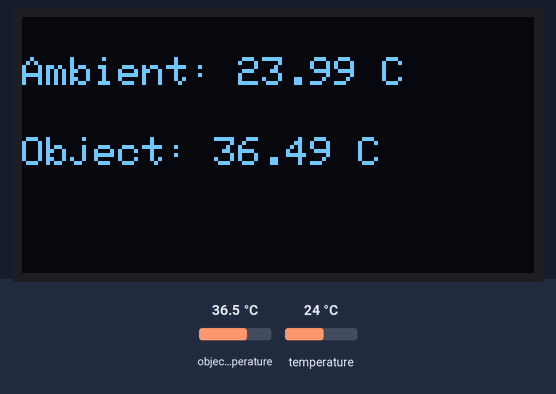
Bench run of a sketch on a simulated ESP32. Shown: 128×64 one-colour display. The test bench sets the inputs (shaded band); at power-on: object temperature 36.5 °C, temperature 24 °C. What the sketch prints to the serial monitor is not drawn.

Above: at 1.8 s.
1.9 s: object temperature set to 20 °C
At 2.6 s:
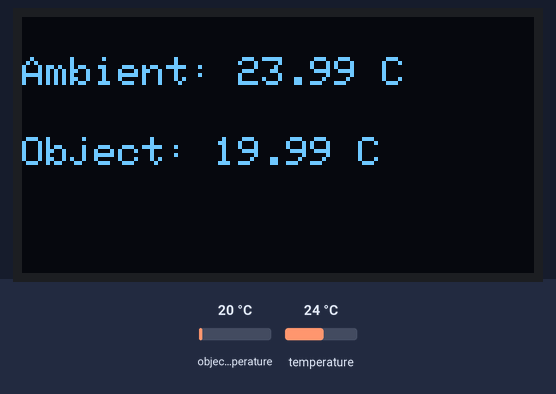
3.6 s: temperature set to 12 °C
At 4.9 s:
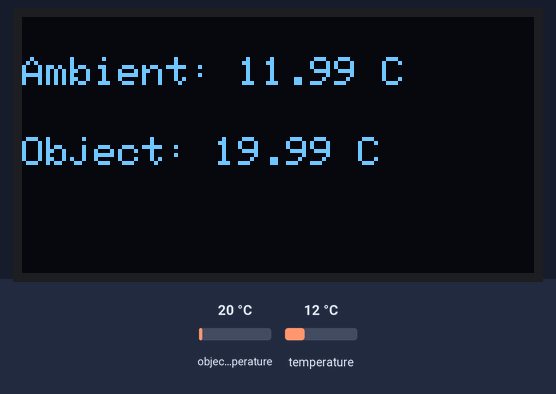
5.6 s: object temperature set to 26 °C
At 7.2 s:
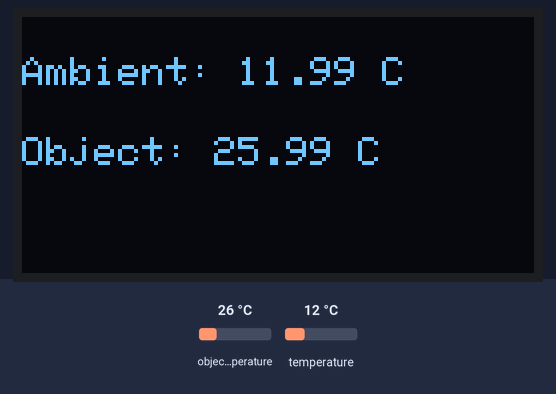
7.7 s: temperature set to 19 °C
At 9.5 s:
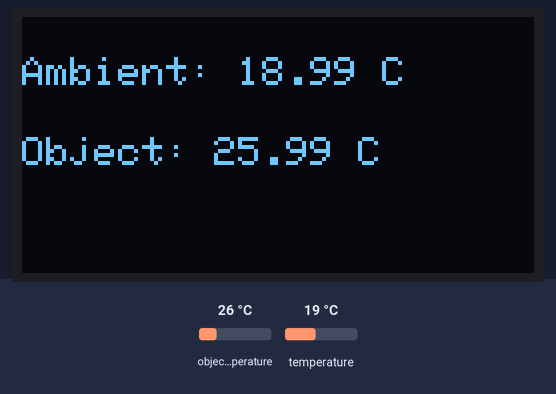
Timing chart, 0 to 10.7 s (numbered marks = the images above; inputs shaded):
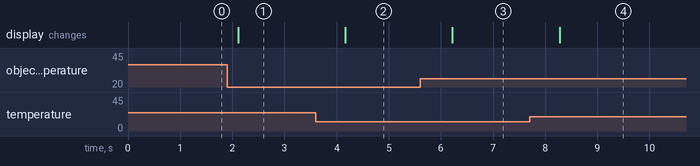

Measured:
- after the input at 1.9 s, the display: changes after 0.21 s (image 1)
- after the input at 3.6 s, the display: changes after 0.57 s (image 2)
- after the input at 5.6 s, the display: changes after 0.62 s (image 3)
- after the input at 7.7 s, the display: changes after 0.58 s (image 4)

The sketch:

MLX90614_test.ino
```cpp
#include <Wire.h>
#include <Adafruit_MLX90614.h>
#include <Adafruit_GFX.h>
#include <Adafruit_SSD1306.h>

#define SCREEN_WIDTH 128  // OLED width
#define SCREEN_HEIGHT 64  // OLED height

#define OLED_RESET -1      // Reset pin (not used for SSD1306)
#define SCREEN_ADDRESS 0x3C // OLED I2C address

Adafruit_SSD1306 display(SCREEN_WIDTH, SCREEN_HEIGHT, &Wire, OLED_RESET);
Adafruit_MLX90614 mlx = Adafruit_MLX90614();

void setup() {
    Serial.begin(115200);
    Wire.begin();

    // Initialize OLED
    if (!display.begin(SSD1306_SWITCHCAPVCC, SCREEN_ADDRESS)) {
        Serial.println("SSD1306 initialization failed");
        for (;;); // Halt if initialization fails
    }
    display.clearDisplay();
    display.setTextSize(1);
    display.setTextColor(WHITE);

    // Initialize MLX90614
    if (!mlx.begin()) {
        Serial.println("MLX90614 initialization failed");
        while (1);
    }

    Serial.println("MLX90614 and OLED initialized successfully");
}

void loop() {
    float ambientTemp = mlx.readAmbientTempC();  // Get ambient temperature
    float objectTemp = mlx.readObjectTempC();    // Get object temperature

    Serial.print("Ambient Temp: ");
    Serial.print(ambientTemp);
    Serial.print(" °C\t Object Temp: ");
    Serial.print(objectTemp);
    Serial.println(" °C");

    // Display on OLED
    display.clearDisplay();
    display.setCursor(0, 10);
    display.print("Ambient: ");
    display.print(ambientTemp);
    display.print(" C");

    display.setCursor(0, 30);
    display.print("Object: ");
    display.print(objectTemp);
    display.print(" C");

    display.display();
    delay(1000); // Refresh every second
}
```
